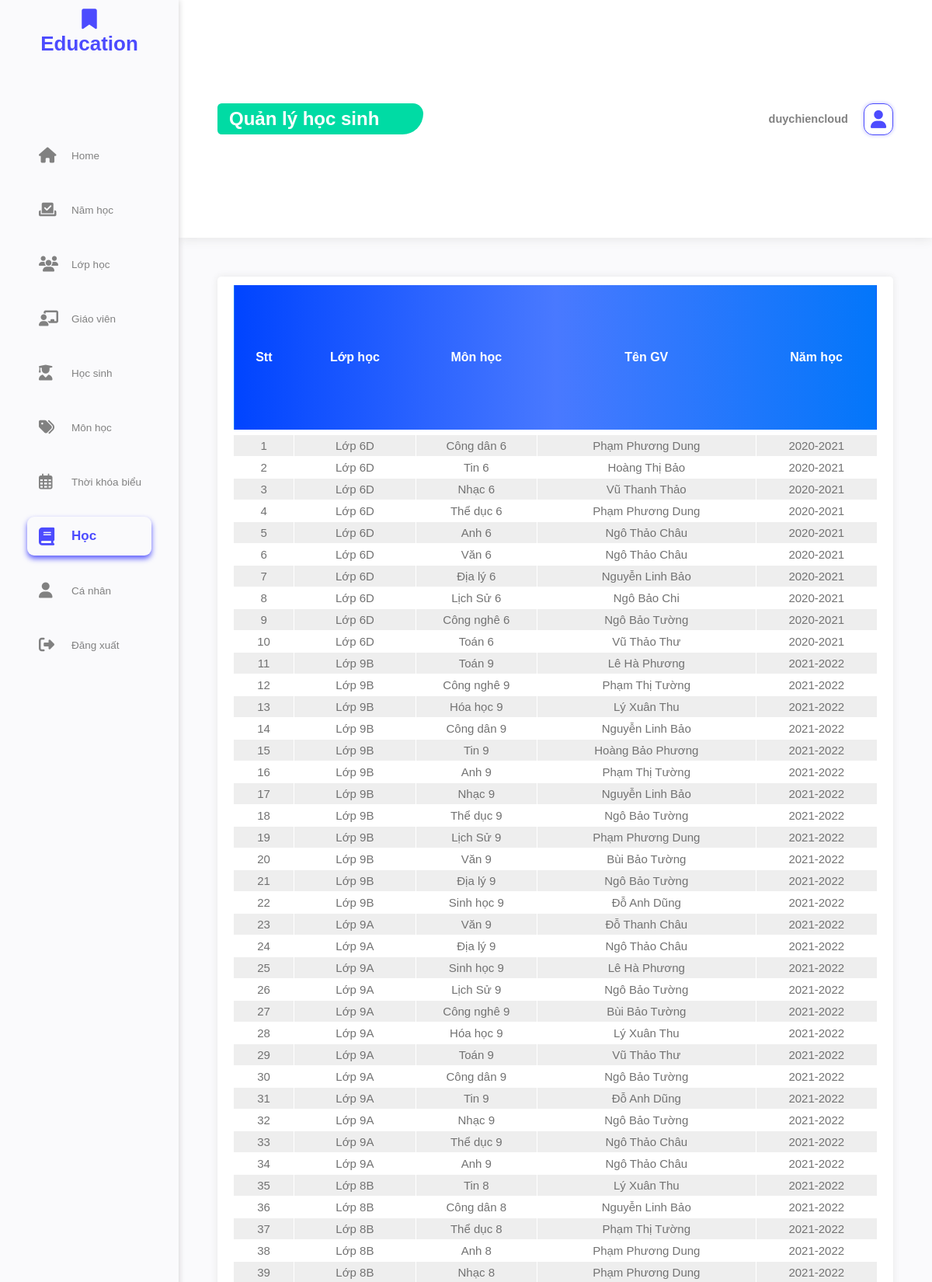
The app's page /Admin/hoc.php (signed in, upper part) with its own data.
### tables this page shows
CREATE TABLE `dayhoc` (
  `MaMon` varchar(50) NOT NULL,
  `MaLop` varchar(50) NOT NULL,
  `MaGV` varchar(50) NOT NULL
);

CREATE TABLE `lophoc` (
  `MaLop` varchar(50) NOT NULL,
  `TenLop` varchar(100) NOT NULL,
  `MaGV` varchar(50) NOT NULL,
  `SiSo` int(11) NOT NULL,
  `NamHoc` varchar(50) NOT NULL,
  `GhiChu` varchar(200) NOT NULL,
  `Khoi` int(11) NOT NULL
);

CREATE TABLE `monhoc` (
  `MaMon` varchar(50) NOT NULL,
  `TenMon` varchar(200) NOT NULL,
  `Khoi` int(11) NOT NULL,
  `MaBoMon` varchar(50) NOT NULL
);

CREATE TABLE `giaovien` (
  `MaGV` varchar(50) NOT NULL,
  `Pass` varchar(200) NOT NULL,
  `TenGV` varchar(200) NOT NULL,
  `DienThoai` varchar(12) NOT NULL,
  `DiaChi` varchar(200) NOT NULL,
  `GhiChu` varchar(200) NOT NULL,
  `MaBoMon` varchar(50) NOT NULL
);

### Admin/LogIn/sql.php (called while the page is built, shortened)
<?php
    class SQL{
        var $locahost;
        var $user;
        var $pass;
        var $database;
        function __construct()
        {
             $this->locahost = "localhost";
            $this->user = "root";
            $this->pass = "";
            $this->database = 'quanlyhocsinh5';
        }
        public function getconnect()
        {
            return new mysqli($this->locahost,$this->user,$this->pass,$this->database);
        }
        public function getdata($query)
        {
            $sql = $this->getconnect();
            $data = $sql->query($query);
            return $data;
        }
    }
?>

### Admin/hoc.php (the view, shortened to what this page needs)
<?php
    require_once "./LogIn/checkloginadmin.php";
    require_once "./LogIn/sql.php";
    $sql = new SQL();
?>
<!DOCTYPE html>
<html lang="en">
<head>
    <link rel="stylesheet" href="./Css/style.css">
</head>
<body>
    <nav>
        <div class="menu_top">
            <i class="fas fa-bookmark"></i>
            <p>Education</p>
        </div>
        <div class="menu_mid">
            <ul class="menu_main">
                <li class="li1 "><a href="./admin.php" class="taga"><i class="fas fa-home i_normal " ></i><p >Home</p></a></li>
                <li class="li1"><a href="./namhoc.php" class="taga"><i class="fas fa-vote-yea i_normal"></i><p>Năm học</p></a></li>
                <li class="li1 "><a href="./lophoc.php" class="taga"><i class="fas fa-users i_normal "></i></i><p>Lớp học</p></a></li>
                <li class="li1"><a href="./giaovien.php" class="taga"><i class="fas fa-chalkboard-teacher i_normal"></i><p>Giáo viên</p></a></li>
                <li class="li1 "><a href="./hocsinh.php" class="taga"><i class="fas fa-user-graduate i_normal "></i><p >Học sinh</p></a></li>
                <li class="li1"><a href="./monhoc.php" class="taga"><i class="fas fa-tags i_normal"></i><p>Môn học</p></a></li>
                <li class="li1"><a href="./thoikhoabieu.php" class="taga"><i class="far fa-calendar-alt i_normal"></i><p>Thời khóa biểu</p></a></li>
                <li class="li1 test"><a href="./hoc.php" class="taga"><i class="fas fa-book i_normal i_to"></i><p class="to">Học</p></a></li>
                <li class="li1"><a href="./canhan.php" class="taga"><i class="fas fa-user i_normal"></i><p>Cá nhân</p></a></li>
                <li class="li1"><a href="#" id="logout_btn" class="taga"><i class="fas fa-sign-out-alt i_normal"></i><p>Đăng xuất</p></a></li>
            </ul>
        </div>
    </nav>
    <section>
        <header>
            <div class="account">
                <p>
                    <?php
                        echo $_SESSION['userad'];
                    ?>
                </p>
                <i class="fas fa-user"></i>
            </div>
            <div>
                <h1>Quản lý học sinh</h1>
            </div>
        </header>
        <div class="con">
            <div class="content">
                <div class="chucnang">
                    <div style="display: flex;">
                        <p style="font-size: 18px; height: 25px ; border-bottom: 2px solid #4c4bfe;  font-weight: 600; margin-right: 30px;"><a href="./hoc.php" style="color: #4c4bfe;">Phân công giảng dạy</a></p>
                        <p style="font-size: 18px; height: 25px ; font-weight: 600; "><a href="./hoc_heso.php">Hệ số tính điểm</a></p>
                    </div>
                    <div class="chucnangchinh">
                    </div>
                </div>
                <div class="content_content">
                    <table class="tenbang" cellspacing="0" width="100%" style="margin-bottom: 5px; width: calc(100%-15px);">
                        <tr class="bangtieude">
                            <th width="5%" >Stt</th>
                            <th width="10%">Lớp học</th>
                            <th width="10%">Môn học</th>
                            <th width="18%">Tên GV</th>
                            <th width="10%">Năm học</th>
                        </tr>
                    </table>
                    <div class="thongtinbang">
                        <table id="table_class" class="bangnd" border="1" cellspacing="0" width="100%">
                            <?php
                                $query = "SELECT * from dayhoc inner join lophoc on lophoc.MaLop = dayhoc.MaLop inner join monhoc on dayhoc.MaMon = monhoc.MaMon inner join giaovien on giaovien.MaGV = dayhoc.MaGV order by NamHoc,TenLop desc";
                                $data_bang = $sql->getdata($query);
                                $i=1;
                                while($row = $data_bang->fetch_assoc()){
                                    echo "
                                        <tr class=\"class noidungbang\">
                                            <td align=\"center\" width=\"5%\" >".$i."</td>
                                            <td align=\"center\" width=\"10%\">".$row['TenLop']."</td>
                                            <td align=\"center\" width=\"10%\">".$row['TenMon']."</td>
                                            <td align=\"center\" width=\"18%\">".$row['TenGV']."</td>
                                            <td align=\"center\" width=\"10%\">".$row['NamHoc']."</td>
                                        </tr>
                                    ";
                                    $i++;
                                }
                            ?>
                        </table>
                    </div>
                </div>
            </div>
        </div>
    </section>
</body>
</html>

### Admin/assets/Css/style.css (style rules this page uses)
* { margin: 0; padding: 0; }
ul { list-style: none; }
a { color: black; text-decoration: none; }
body { min-width: 800px; height: 100vh; width: 100%; display: flex; font-family: "Montserrat",Arial,Helvetica,sans-serif; }
nav { width: 230px; background-color: #fafafc; z-index: 2; position: fixed; height: 100vh; box-shadow: 0 0 8px rgb(207, 206, 207); }
.menu_top { height: 65px; font-size: 26px; text-align: center; padding: 10px; font-weight: 600; color: #4c4bfe; }
.menu_mid { display: flex; justify-content: center; padding: 0 35px; margin-bottom: 100px; margin-top: 70px; }
.menu_main { width: 100%; }
.menu_main .i_normal { font-size: 20px; min-width: 42px; transition: 0.25s; }
.menu_main .li1 { height: 50px; max-height: 70px; overflow: hidden; width: 100%; display: flex; align-items: center; margin: 20px 0; transition: 0.5s; box-sizing: border-box; }
.menu_main a { display: flex; align-items: center; box-sizing: border-box; padding-left: 15px; color: #818181; font-size: 13.5px; transition: 0.15s; height: 100%; width: 100%; }
.menu_main .to { font-size: 17px; color: #4c4bfe; font-weight: 600; }
.menu_main .i_to { color: #4c4bfe; font-size: 23px; }
.test { border-radius: 9px; box-shadow: 0 4px 7px #5d5dfc; }
section { flex: 1; position: relative; display: flex; flex-direction: column; margin-left: 230px; height: 100%; }
header { width: 100%; height: 7%; box-shadow: 0px 0 15px #e0e0e0; box-sizing: border-box; background-color: white; position: absolute; z-index: 1; display: flex; padding: 0 50px; flex-direction: row-reverse; align-items: center; justify-content: space-between; }
header h1 { color: white; height: 40px; line-height: 40px; padding-left: 15px; width: 250px; border-radius: 10px 25px 50px 10px; background-color: #00dba4; }
.account { display: flex; font-size: 14.5px; font-weight: 600; color: #818181; align-items: center; }
.account i { font-size: 23px; margin-left: 20px; padding: 8px; border-radius: 12px; box-shadow: 0 0 5px #b9b9fc; color: #4c4bfe; border: 1px solid #4c4bfe; }
.con { flex: 1; z-index: 0; height: auto; display: flex; width: 100%; position: absolute; height: 93%; top: 65px; }
.content { background-color: #fafafc; width: 100%; padding: 30px 50px 0px 50px; display: flex; flex-direction: column; height: 100%; box-sizing: border-box; justify-content: space-between; overflow: auto; }
.chucnang { margin: 10px 0; display: flex; justify-content: space-between; height: 6%; }
.content_content { background-color: white; margin: 0; height: 94%; width: 100%; padding: 10px 20px; border-radius: 5px; box-shadow: 0 0 10px rgb(231, 231, 231); box-sizing: border-box; }
table { border-collapse: collapse; }
.content_content table,tr { border: 0.1px solid rgb(255, 255, 255); }
.tenbang { height: 5%; }
.bangtieude { height: 40px; background-image: linear-gradient(to left, #0376fa, #4979ff, #0044ff); color: white; border-radius: 5px; overflow: hidden; }
.thongtinbang { height: 95%; overflow-y: scroll; scrollbar-width: 2px; scrollbar-color: #000000 #f0f0f0; scrollbar-width: thin; }
.noidungbang td { border: 0.1px solid #ffffff; height: 27px; text-align: center; font-size: 15px; color: #727272; cursor: pointer; }
.class_bold { background-color: #eeeeee; }

### records on screen
dayhoc: MaLop.TenLop "Lớp 6D", MaMon.TenMon "Công dân 6", MaGV.TenGV "Phạm Phương Dung", MaLop.NamHoc "2020-2021"
dayhoc: MaLop.TenLop "Lớp 6D", MaMon.TenMon "Tin 6", MaGV.TenGV "Hoàng Thị Bảo", MaLop.NamHoc "2020-2021"
dayhoc: MaLop.TenLop "Lớp 6D", MaMon.TenMon "Nhạc 6", MaGV.TenGV "Vũ Thanh Thảo", MaLop.NamHoc "2020-2021"
dayhoc: MaLop.TenLop "Lớp 6D", MaMon.TenMon "Thể dục 6", MaGV.TenGV "Phạm Phương Dung", MaLop.NamHoc "2020-2021"
dayhoc: MaLop.TenLop "Lớp 6D", MaMon.TenMon "Anh 6", MaGV.TenGV "Ngô Thảo Châu", MaLop.NamHoc "2020-2021"
dayhoc: MaLop.TenLop "Lớp 6D", MaMon.TenMon "Văn 6", MaGV.TenGV "Ngô Thảo Châu", MaLop.NamHoc "2020-2021"
dayhoc: MaLop.TenLop "Lớp 6D", MaMon.TenMon "Địa lý 6", MaGV.TenGV "Nguyễn Linh Bảo", MaLop.NamHoc "2020-2021"
dayhoc: MaLop.TenLop "Lớp 6D", MaMon.TenMon "Lịch Sử 6", MaGV.TenGV "Ngô Bảo Chi", MaLop.NamHoc "2020-2021"
dayhoc: MaLop.TenLop "Lớp 6D", MaMon.TenMon "Công nghê 6", MaGV.TenGV "Ngô Bảo Tường", MaLop.NamHoc "2020-2021"
dayhoc: MaLop.TenLop "Lớp 6D", MaMon.TenMon "Toán 6", MaGV.TenGV "Vũ Thảo Thư", MaLop.NamHoc "2020-2021"
dayhoc: MaLop.TenLop "Lớp 9B", MaMon.TenMon "Toán 9", MaGV.TenGV "Lê Hà Phương", MaLop.NamHoc "2021-2022"
dayhoc: MaLop.TenLop "Lớp 9B", MaMon.TenMon "Công nghê 9", MaGV.TenGV "Phạm Thị Tường", MaLop.NamHoc "2021-2022"
dayhoc: MaLop.TenLop "Lớp 9B", MaMon.TenMon "Hóa học 9", MaGV.TenGV "Lý Xuân Thu", MaLop.NamHoc "2021-2022"
dayhoc: MaLop.TenLop "Lớp 9B", MaMon.TenMon "Công dân 9", MaGV.TenGV "Nguyễn Linh Bảo", MaLop.NamHoc "2021-2022"
dayhoc: MaLop.TenLop "Lớp 9B", MaMon.TenMon "Tin 9", MaGV.TenGV "Hoàng Bảo Phương", MaLop.NamHoc "2021-2022"
dayhoc: MaLop.TenLop "Lớp 9B", MaMon.TenMon "Anh 9", MaGV.TenGV "Phạm Thị Tường", MaLop.NamHoc "2021-2022"
dayhoc: MaLop.TenLop "Lớp 9B", MaMon.TenMon "Nhạc 9", MaGV.TenGV "Nguyễn Linh Bảo", MaLop.NamHoc "2021-2022"
dayhoc: MaLop.TenLop "Lớp 9B", MaMon.TenMon "Thể dục 9", MaGV.TenGV "Ngô Bảo Tường", MaLop.NamHoc "2021-2022"
dayhoc: MaLop.TenLop "Lớp 9B", MaMon.TenMon "Lịch Sử 9", MaGV.TenGV "Phạm Phương Dung", MaLop.NamHoc "2021-2022"
dayhoc: MaLop.TenLop "Lớp 9B", MaMon.TenMon "Văn 9", MaGV.TenGV "Bùi Bảo Tường", MaLop.NamHoc "2021-2022"
dayhoc: MaLop.TenLop "Lớp 9B", MaMon.TenMon "Địa lý 9", MaGV.TenGV "Ngô Bảo Tường", MaLop.NamHoc "2021-2022"
dayhoc: MaLop.TenLop "Lớp 9B", MaMon.TenMon "Sinh học 9", MaGV.TenGV "Đỗ Anh Dũng", MaLop.NamHoc "2021-2022"
dayhoc: MaLop.TenLop "Lớp 9A", MaMon.TenMon "Văn 9", MaGV.TenGV "Đỗ Thanh Châu", MaLop.NamHoc "2021-2022"
dayhoc: MaLop.TenLop "Lớp 9A", MaMon.TenMon "Địa lý 9", MaGV.TenGV "Ngô Thảo Châu", MaLop.NamHoc "2021-2022"
dayhoc: MaLop.TenLop "Lớp 9A", MaMon.TenMon "Sinh học 9", MaGV.TenGV "Lê Hà Phương", MaLop.NamHoc "2021-2022"
dayhoc: MaLop.TenLop "Lớp 9A", MaMon.TenMon "Lịch Sử 9", MaGV.TenGV "Ngô Bảo Tường", MaLop.NamHoc "2021-2022"
dayhoc: MaLop.TenLop "Lớp 9A", MaMon.TenMon "Công nghê 9", MaGV.TenGV "Bùi Bảo Tường", MaLop.NamHoc "2021-2022"
dayhoc: MaLop.TenLop "Lớp 9A", MaMon.TenMon "Hóa học 9", MaGV.TenGV "Lý Xuân Thu", MaLop.NamHoc "2021-2022"
dayhoc: MaLop.TenLop "Lớp 9A", MaMon.TenMon "Toán 9", MaGV.TenGV "Vũ Thảo Thư", MaLop.NamHoc "2021-2022"
dayhoc: MaLop.TenLop "Lớp 9A", MaMon.TenMon "Công dân 9", MaGV.TenGV "Ngô Bảo Tường", MaLop.NamHoc "2021-2022"
dayhoc: MaLop.TenLop "Lớp 9A", MaMon.TenMon "Tin 9", MaGV.TenGV "Đỗ Anh Dũng", MaLop.NamHoc "2021-2022"
dayhoc: MaLop.TenLop "Lớp 9A", MaMon.TenMon "Nhạc 9", MaGV.TenGV "Ngô Bảo Tường", MaLop.NamHoc "2021-2022"
dayhoc: MaLop.TenLop "Lớp 9A", MaMon.TenMon "Thể dục 9", MaGV.TenGV "Ngô Thảo Châu", MaLop.NamHoc "2021-2022"
dayhoc: MaLop.TenLop "Lớp 9A", MaMon.TenMon "Anh 9", MaGV.TenGV "Ngô Thảo Châu", MaLop.NamHoc "2021-2022"
dayhoc: MaLop.TenLop "Lớp 8B", MaMon.TenMon "Tin 8", MaGV.TenGV "Lý Xuân Thu", MaLop.NamHoc "2021-2022"
dayhoc: MaLop.TenLop "Lớp 8B", MaMon.TenMon "Công dân 8", MaGV.TenGV "Nguyễn Linh Bảo", MaLop.NamHoc "2021-2022"
dayhoc: MaLop.TenLop "Lớp 8B", MaMon.TenMon "Thể dục 8", MaGV.TenGV "Phạm Thị Tường", MaLop.NamHoc "2021-2022"
dayhoc: MaLop.TenLop "Lớp 8B", MaMon.TenMon "Anh 8", MaGV.TenGV "Phạm Phương Dung", MaLop.NamHoc "2021-2022"
dayhoc: MaLop.TenLop "Lớp 8B", MaMon.TenMon "Nhạc 8", MaGV.TenGV "Phạm Phương Dung", MaLop.NamHoc "2021-2022"

### other values on screen
$_SESSION['userad'] "duychiencloud"
